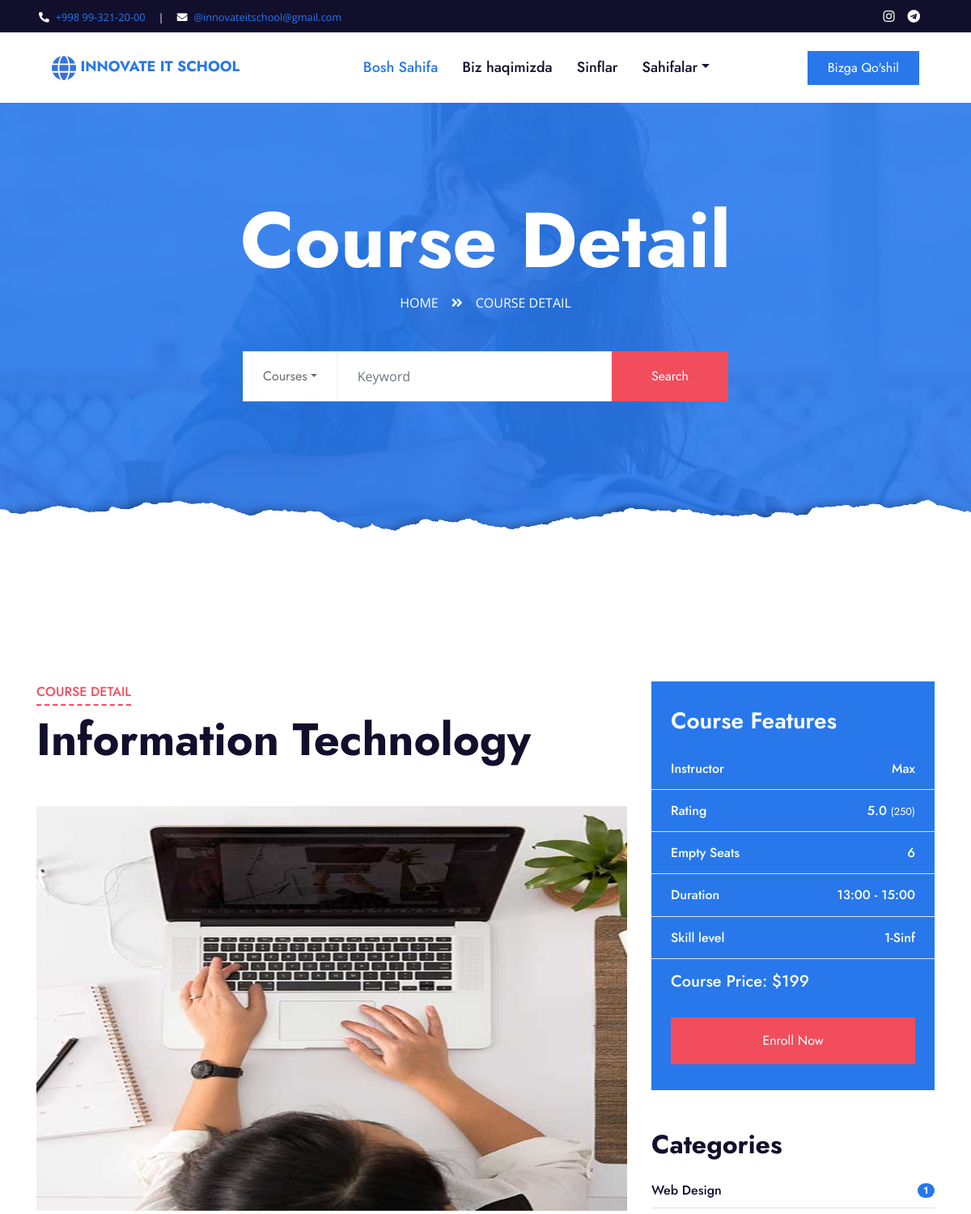
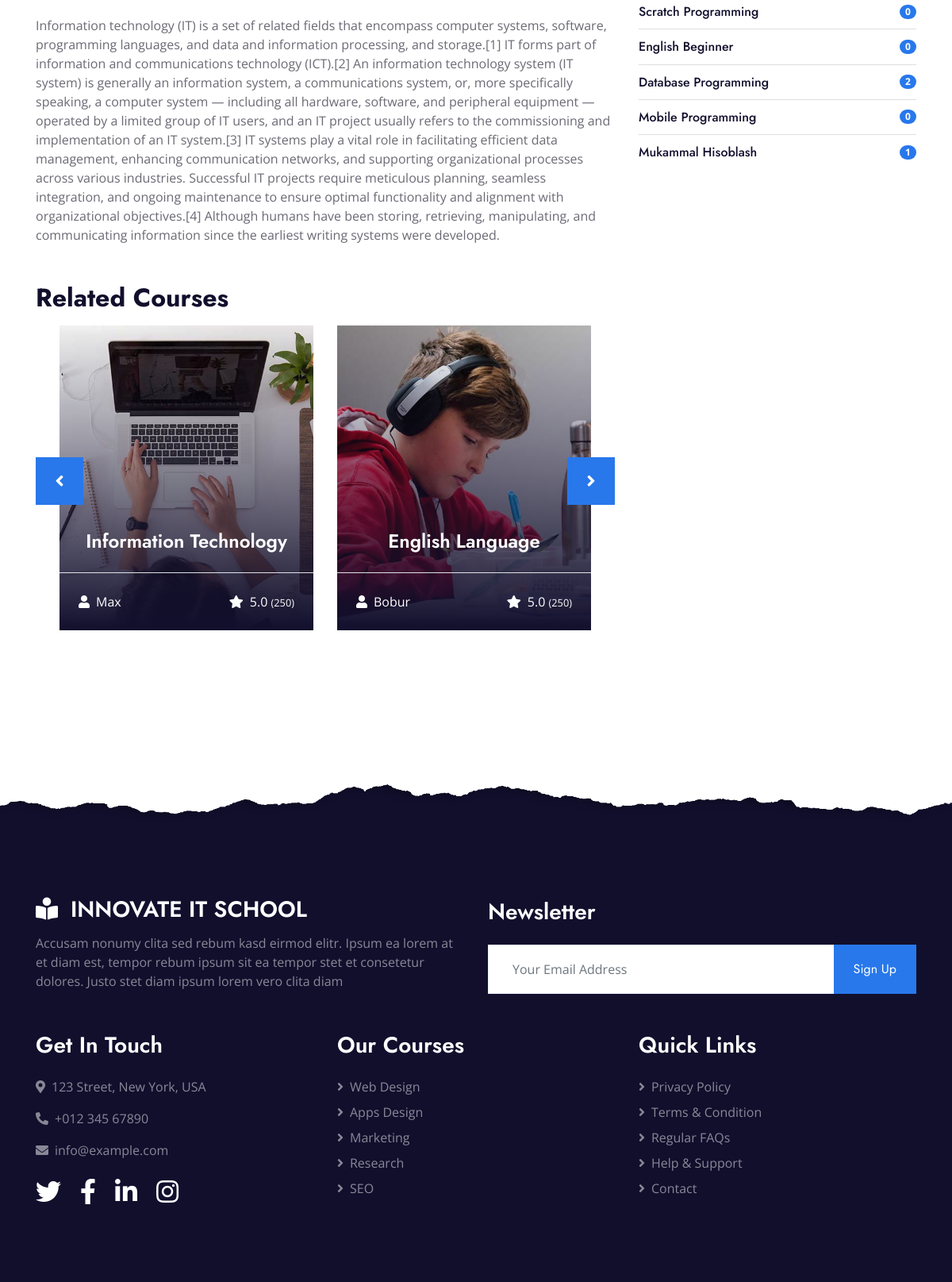
Page /detail/1/ on the committed database (2 pictures, top to bottom).
### home/models.py (models this page shows, shortened)
class Subject(models.Model):
    name = models.CharField(max_length=150)
    degree = models.ForeignKey(Degrees, on_delete=models.SET_NULL, null=True)
    teacher = models.ForeignKey(Teacher, on_delete=models.SET_NULL, null=True)
    image = models.ImageField(upload_to='images/', null=True)
    created_at = models.DateTimeField(auto_now_add=True)
    duration = models.ForeignKey(Duration, on_delete=models.SET_NULL, null=True)
    empty_seats = models.IntegerField(null=True)
    description = models.TextField(max_length=3000, null=True, blank=True)
    category = models.ForeignKey(Category, on_delete=models.SET_NULL, null=True)
    @property
    def imageURL(self):
        try:
            url = self.image.url
        except:
            url = ''
        return url

class Duration(models.Model):
    name = models.CharField(max_length=150)
    def __str__(self):
        return self.name

class Degrees(models.Model):
    name = models.CharField(max_length=150)
    def __str__(self):
        return self.name

class Category(models.Model):
    name = models.CharField(max_length=150)

### users/models.py (models this page shows, shortened)
class Teacher(models.Model):
    name = models.CharField(max_length=150)
    extra_skills = models.CharField(
        max_length = 20,
        choices = SKILLS_CHOICES,
        default = '8'
        )
    img = models.ImageField(upload_to='images/', blank=True, null=True)
    information = models.CharField(max_length=200, null=True, blank=True)

### home/views.py (the view)
# urls.py: path('detail/<int:pk>/', views.course_detail, name='detail'),
def course_detail(request, pk):
    subjects = Subject.objects.all()
    subject = Subject.objects.get(pk=pk)
    q = request.GET.get('q') if request.GET.get('q') != None else ''
    categories = Category.objects.filter(name__icontains=q)
    context = {
        'subject':subject,
        'subjectss':subjects,
        'categories':categories,
        }
    return render(request, 'detail.html', context)

### home/templates/detail.html (shortened to what this page needs)
{% extends "main.html" %}
{% block content %}
    <div class="jumbotron jumbotron-fluid page-header position-relative overlay-bottom" style="margin-bottom: 90px;">
        <div class="container text-center py-5">
            <h1 class="text-white display-1">Course Detail</h1>
            <div class="d-inline-flex text-white mb-5">
                <p class="m-0 text-uppercase"><a class="text-white" href="/">Home</a></p>
                <i class="fa fa-angle-double-right pt-1 px-3"></i>
                <p class="m-0 text-uppercase">Course Detail</p>
            </div>
            <form class="header__search" method="GET" action="{% url 'course' %}">
                <div class="mx-auto mb-5" style="width: 100%; max-width: 600px;">
                    <div class="input-group">
                        <div class="input-group-prepend">
                            <button class="btn btn-outline-light bg-white text-body px-4 dropdown-toggle" type="button" data-toggle="dropdown"
                                aria-haspopup="true" aria-expanded="false">Courses</button>
                        </div>
                        <input name="q" type="text" class="form-control border-light" style="padding: 30px 25px;" placeholder="Keyword">
                        <div class="input-group-append">
                            <button class="btn btn-secondary px-4 px-lg-5">Search</button>
                        </div>
                    </form>
                </div>
            </div>
    <div class="container-fluid py-5">
        <div class="container py-5">
            <div class="row">
                <div class="col-lg-8">
                    <div class="mb-5">
                        <div class="section-title position-relative mb-5">
                            <h6 class="d-inline-block position-relative text-secondary text-uppercase pb-2">Course Detail</h6>
                            <h1 class="display-4">{{subject.name}}</h1>
                        </div>
                        <img class="img-fluid rounded w-100 mb-4" src="{{subject.imageURL}}" style="height:500px;" alt="Image">
                      <p>{{subject.description}}</p>
                    </div>
                    <h2 class="mb-3">Related Courses</h2>
                    <div class="owl-carousel related-carousel position-relative" style="padding: 0 30px;">
                        {% for subjec in subjectss %}
                        <a class="courses-list-item position-relative d-block overflow-hidden mb-2" href="{% url "detail" subjec.id %}">
                            <img class="img-fluid" src="{{subjec.imageURL}}" alt="">
                            <div class="courses-text">
                                <h4 class="text-center text-white px-3">{{subjec.name}}</h4>
                                <div class="border-top w-100 mt-3">
                                    <div class="d-flex justify-content-between p-4">
                                        <span class="text-white"><i class="fa fa-user mr-2"></i>{{subjec.teacher.name}}</span>
                                        <span class="text-white"><i class="fa fa-star mr-2"></i>5.0
                                            <small>(250)</small></span>
                                    </div>
                                </div>
                            </div>
                        </a>
                        {% endfor %}
                    </div>
               </div>
                <div class="col-lg-4 mt-5 mt-lg-0">
                    <div class="bg-primary mb-5 py-3">
                        <h3 class="text-white py-3 px-4 m-0">Course Features</h3>
                        <div class="d-flex justify-content-between border-bottom px-4">
                            <h6 class="text-white my-3">Instructor</h6>
                            <h6 class="text-white my-3">{{subject.teacher.name}}</h6>
                        </div>
                        <div class="d-flex justify-content-between border-bottom px-4">
                            <h6 class="text-white my-3">Rating</h6>
                            <h6 class="text-white my-3">5.0 <small>(250)</small></h6>
                        </div>
                        <div class="d-flex justify-content-between border-bottom px-4">
                            <h6 class="text-white my-3">Empty Seats</h6>
                            <h6 class="text-white my-3">{{subject.empty_seats}}</h6>
                        </div>
                        <div class="d-flex justify-content-between border-bottom px-4">
                            <h6 class="text-white my-3">Duration</h6>
                            <h6 class="text-white my-3">{{subject.duration}}</h6>
                        </div>
                        <div class="d-flex justify-content-between border-bottom px-4">
                            <h6 class="text-white my-3">Skill level</h6>
                            <h6 class="text-white my-3">{{subject.degree}}</h6>
                        </div>
                        <h5 class="text-white py-3 px-4 m-0">Course Price: $199</h5>
                        <div class="py-3 px-4">
                            <a class="btn btn-block btn-secondary py-3 px-5" href="">Enroll Now</a>
                        </div>
                    </div>
                    <div class="mb-5">
                        <h2 class="mb-3">Categories</h2>
                        <ul class="list-group list-group-flush">
                            {% for category in categories %}
                            <li class="list-group-item d-flex justify-content-between align-items-center px-0">
                                <a href="{% url "course" %}?q={{category.name}}" class="text-decoration-none h6 m-0">{{category.name}}</a>
                                <span class="badge badge-primary badge-pill">{{category.subject_set.all.count}}</span>
                            </li>
                            {% endfor %}
                        </ul>
                    </div>
                </div>
            </div>
        </div>
    </div>
{% endblock content %}

### rows in the picture
Subject: name "Information Technology", imageURL (picture), description "Information technology (IT) is a set of related fields that encompass computer systems, software, programming languages, and data and information processing, and storage.[1] IT forms part of information and communications technology (ICT).[2] An information technology system (IT system) is generally an information system, a communications system, or, more specifically speaking, a computer system — including all hardware, software, and peripheral equipment — operated by a limited group of IT users, and an IT project usually refers to the commissioning and implementation of an IT system.[3] IT systems play a vital role in facilitating efficient data management, enhancing communication…", teacher.name "Max", empty_seats "6", duration "13:00 - 15:00", degree "1-Sinf"
Subject: imageURL (picture), name "English Language", teacher.name "Bobur"
Category: name "Web Design", subject_set.all.count "1"
Category: name "Scratch Programming", subject_set.all.count "0"
Category: name "English Beginner", subject_set.all.count "0"
Category: name "Database Programming", subject_set.all.count "2"
Category: name "Mobile Programming", subject_set.all.count "0"
Category: name "Mukammal Hisoblash", subject_set.all.count "1"
